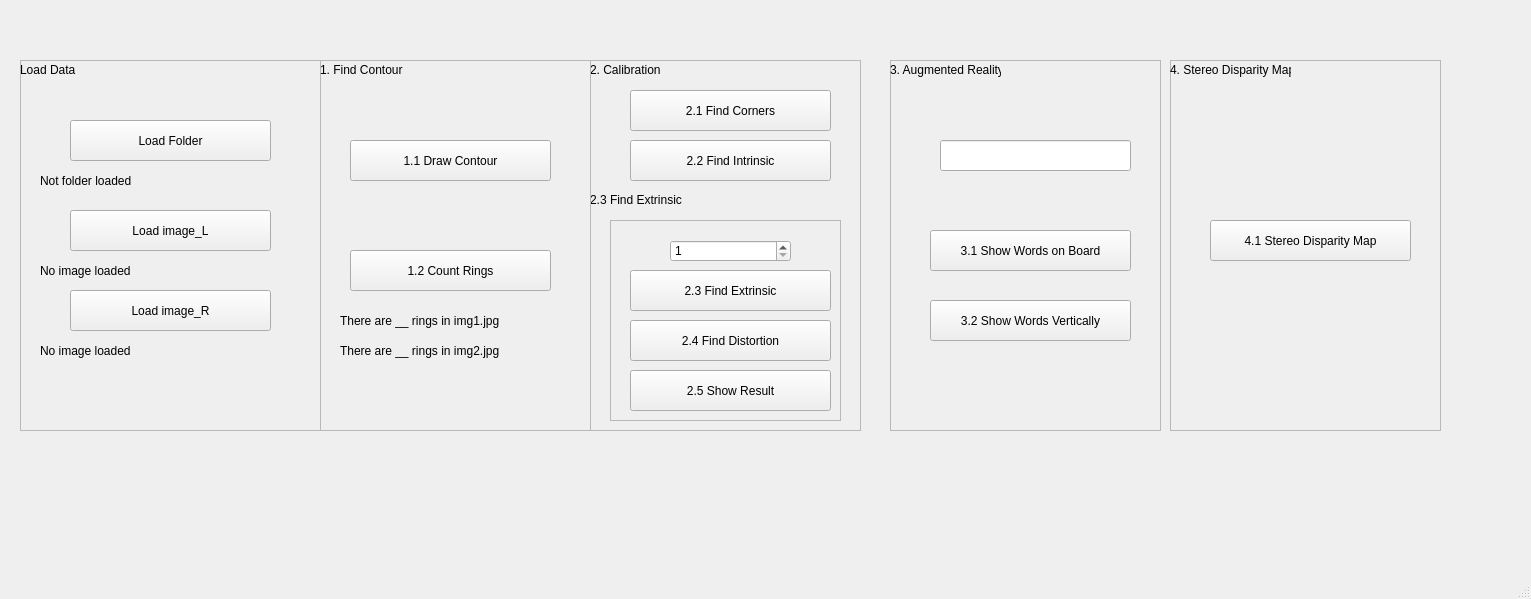
<?xml version="1.0" encoding="UTF-8"?>
<ui version="4.0">
 <class>MainWindow</class>
 <widget class="QMainWindow" name="MainWindow">
  <property name="geometry">
   <rect>
    <x>0</x>
    <y>0</y>
    <width>1531</width>
    <height>599</height>
   </rect>
  </property>
  <property name="windowTitle">
   <string>MainWindow</string>
  </property>
  <widget class="QWidget" name="centralwidget">
   <widget class="QLabel" name="show_file1">
    <property name="geometry">
     <rect>
      <x>530</x>
      <y>460</y>
      <width>391</width>
      <height>21</height>
     </rect>
    </property>
    <property name="text">
     <string/>
    </property>
   </widget>
   <widget class="QFrame" name="frame_3">
    <property name="geometry">
     <rect>
      <x>20</x>
      <y>60</y>
      <width>301</width>
      <height>371</height>
     </rect>
    </property>
    <property name="mouseTracking">
     <bool>false</bool>
    </property>
    <property name="tabletTracking">
     <bool>false</bool>
    </property>
    <property name="frameShape">
     <enum>QFrame::StyledPanel</enum>
    </property>
    <property name="frameShadow">
     <enum>QFrame::Raised</enum>
    </property>
    <widget class="QPushButton" name="Load_Folder_btn">
     <property name="geometry">
      <rect>
       <x>50</x>
       <y>60</y>
       <width>201</width>
       <height>41</height>
      </rect>
     </property>
     <property name="text">
      <string>Load Folder</string>
     </property>
    </widget>
    <widget class="QPushButton" name="Load_imgL_btn">
     <property name="geometry">
      <rect>
       <x>50</x>
       <y>150</y>
       <width>201</width>
       <height>41</height>
      </rect>
     </property>
     <property name="text">
      <string>Load image_L</string>
     </property>
    </widget>
    <widget class="QPushButton" name="Load_imgR_btn">
     <property name="geometry">
      <rect>
       <x>50</x>
       <y>230</y>
       <width>201</width>
       <height>41</height>
      </rect>
     </property>
     <property name="text">
      <string>Load image_R</string>
     </property>
    </widget>
    <widget class="QLabel" name="Load_Data_imgR">
     <property name="geometry">
      <rect>
       <x>20</x>
       <y>280</y>
       <width>271</width>
       <height>21</height>
      </rect>
     </property>
     <property name="text">
      <string>No image loaded</string>
     </property>
    </widget>
    <widget class="QLabel" name="label_3">
     <property name="geometry">
      <rect>
       <x>0</x>
       <y>0</y>
       <width>111</width>
       <height>20</height>
      </rect>
     </property>
     <property name="text">
      <string>Load Data</string>
     </property>
    </widget>
    <widget class="QLabel" name="Load_Data_Folder">
     <property name="geometry">
      <rect>
       <x>20</x>
       <y>110</y>
       <width>271</width>
       <height>21</height>
      </rect>
     </property>
     <property name="text">
      <string>Not folder loaded</string>
     </property>
    </widget>
    <widget class="QLabel" name="Load_Data_imgL">
     <property name="geometry">
      <rect>
       <x>20</x>
       <y>200</y>
       <width>271</width>
       <height>21</height>
      </rect>
     </property>
     <property name="text">
      <string>No image loaded</string>
     </property>
    </widget>
   </widget>
   <widget class="QFrame" name="frame_4">
    <property name="geometry">
     <rect>
      <x>590</x>
      <y>60</y>
      <width>271</width>
      <height>371</height>
     </rect>
    </property>
    <property name="mouseTracking">
     <bool>false</bool>
    </property>
    <property name="tabletTracking">
     <bool>false</bool>
    </property>
    <property name="frameShape">
     <enum>QFrame::StyledPanel</enum>
    </property>
    <property name="frameShadow">
     <enum>QFrame::Raised</enum>
    </property>
    <widget class="QPushButton" name="Ex2_btn1">
     <property name="geometry">
      <rect>
       <x>40</x>
       <y>30</y>
       <width>201</width>
       <height>41</height>
      </rect>
     </property>
     <property name="text">
      <string>2.1 Find Corners</string>
     </property>
    </widget>
    <widget class="QPushButton" name="Ex2_btn2">
     <property name="geometry">
      <rect>
       <x>40</x>
       <y>80</y>
       <width>201</width>
       <height>41</height>
      </rect>
     </property>
     <property name="text">
      <string>2.2 Find Intrinsic</string>
     </property>
    </widget>
    <widget class="QLabel" name="label_4">
     <property name="geometry">
      <rect>
       <x>0</x>
       <y>0</y>
       <width>111</width>
       <height>20</height>
      </rect>
     </property>
     <property name="text">
      <string>2. Calibration</string>
     </property>
    </widget>
    <widget class="QLabel" name="label_7">
     <property name="geometry">
      <rect>
       <x>0</x>
       <y>130</y>
       <width>111</width>
       <height>20</height>
      </rect>
     </property>
     <property name="text">
      <string>2.3 Find Extrinsic</string>
     </property>
    </widget>
    <widget class="QFrame" name="frame">
     <property name="geometry">
      <rect>
       <x>20</x>
       <y>160</y>
       <width>231</width>
       <height>201</height>
      </rect>
     </property>
     <property name="frameShape">
      <enum>QFrame::StyledPanel</enum>
     </property>
     <property name="frameShadow">
      <enum>QFrame::Raised</enum>
     </property>
     <widget class="QPushButton" name="Ex2_btn3">
      <property name="geometry">
       <rect>
        <x>20</x>
        <y>50</y>
        <width>201</width>
        <height>41</height>
       </rect>
      </property>
      <property name="text">
       <string>2.3 Find Extrinsic</string>
      </property>
     </widget>
     <widget class="QPushButton" name="Ex2_btn4">
      <property name="geometry">
       <rect>
        <x>20</x>
        <y>100</y>
        <width>201</width>
        <height>41</height>
       </rect>
      </property>
      <property name="text">
       <string>2.4 Find Distortion</string>
      </property>
     </widget>
     <widget class="QPushButton" name="Ex2_btn5">
      <property name="geometry">
       <rect>
        <x>20</x>
        <y>150</y>
        <width>201</width>
        <height>41</height>
       </rect>
      </property>
      <property name="text">
       <string>2.5 Show Result</string>
      </property>
     </widget>
     <widget class="QSpinBox" name="Ex2_nums">
      <property name="geometry">
       <rect>
        <x>60</x>
        <y>20</y>
        <width>121</width>
        <height>22</height>
       </rect>
      </property>
      <property name="minimum">
       <number>1</number>
      </property>
      <property name="maximum">
       <number>15</number>
      </property>
     </widget>
    </widget>
   </widget>
   <widget class="QFrame" name="frame_5">
    <property name="geometry">
     <rect>
      <x>890</x>
      <y>60</y>
      <width>271</width>
      <height>371</height>
     </rect>
    </property>
    <property name="mouseTracking">
     <bool>false</bool>
    </property>
    <property name="tabletTracking">
     <bool>false</bool>
    </property>
    <property name="frameShape">
     <enum>QFrame::StyledPanel</enum>
    </property>
    <property name="frameShadow">
     <enum>QFrame::Raised</enum>
    </property>
    <widget class="QPushButton" name="Ex3_btn1">
     <property name="geometry">
      <rect>
       <x>40</x>
       <y>170</y>
       <width>201</width>
       <height>41</height>
      </rect>
     </property>
     <property name="text">
      <string>3.1 Show Words on Board</string>
     </property>
    </widget>
    <widget class="QPushButton" name="Ex3_btn2">
     <property name="geometry">
      <rect>
       <x>40</x>
       <y>240</y>
       <width>201</width>
       <height>41</height>
      </rect>
     </property>
     <property name="text">
      <string>3.2 Show Words Vertically</string>
     </property>
    </widget>
    <widget class="QLabel" name="label_5">
     <property name="geometry">
      <rect>
       <x>0</x>
       <y>0</y>
       <width>111</width>
       <height>20</height>
      </rect>
     </property>
     <property name="text">
      <string>3. Augmented Reality</string>
     </property>
    </widget>
    <widget class="QLineEdit" name="Ex3_text">
     <property name="geometry">
      <rect>
       <x>50</x>
       <y>80</y>
       <width>191</width>
       <height>31</height>
      </rect>
     </property>
     <property name="text">
      <string/>
     </property>
    </widget>
   </widget>
   <widget class="QFrame" name="frame_6">
    <property name="geometry">
     <rect>
      <x>1170</x>
      <y>60</y>
      <width>271</width>
      <height>371</height>
     </rect>
    </property>
    <property name="mouseTracking">
     <bool>false</bool>
    </property>
    <property name="tabletTracking">
     <bool>false</bool>
    </property>
    <property name="frameShape">
     <enum>QFrame::StyledPanel</enum>
    </property>
    <property name="frameShadow">
     <enum>QFrame::Raised</enum>
    </property>
    <widget class="QPushButton" name="Ex4_btn1">
     <property name="geometry">
      <rect>
       <x>40</x>
       <y>160</y>
       <width>201</width>
       <height>41</height>
      </rect>
     </property>
     <property name="text">
      <string>4.1 Stereo Disparity Map</string>
     </property>
    </widget>
    <widget class="QLabel" name="label_6">
     <property name="geometry">
      <rect>
       <x>0</x>
       <y>0</y>
       <width>121</width>
       <height>20</height>
      </rect>
     </property>
     <property name="text">
      <string>4. Stereo Disparity Map</string>
     </property>
    </widget>
   </widget>
   <widget class="QFrame" name="frame_2">
    <property name="geometry">
     <rect>
      <x>320</x>
      <y>60</y>
      <width>271</width>
      <height>371</height>
     </rect>
    </property>
    <property name="mouseTracking">
     <bool>false</bool>
    </property>
    <property name="tabletTracking">
     <bool>false</bool>
    </property>
    <property name="frameShape">
     <enum>QFrame::StyledPanel</enum>
    </property>
    <property name="frameShadow">
     <enum>QFrame::Raised</enum>
    </property>
    <widget class="QPushButton" name="Ex1_btn1">
     <property name="geometry">
      <rect>
       <x>30</x>
       <y>80</y>
       <width>201</width>
       <height>41</height>
      </rect>
     </property>
     <property name="text">
      <string>1.1 Draw Contour</string>
     </property>
    </widget>
    <widget class="QPushButton" name="Ex1_btn2">
     <property name="geometry">
      <rect>
       <x>30</x>
       <y>190</y>
       <width>201</width>
       <height>41</height>
      </rect>
     </property>
     <property name="text">
      <string>1.2 Count Rings</string>
     </property>
    </widget>
    <widget class="QLabel" name="label_2">
     <property name="geometry">
      <rect>
       <x>0</x>
       <y>0</y>
       <width>111</width>
       <height>20</height>
      </rect>
     </property>
     <property name="text">
      <string>1. Find Contour</string>
     </property>
    </widget>
    <widget class="QLabel" name="Ex2_text1">
     <property name="geometry">
      <rect>
       <x>20</x>
       <y>250</y>
       <width>221</width>
       <height>21</height>
      </rect>
     </property>
     <property name="text">
      <string>There are __ rings in img1.jpg</string>
     </property>
    </widget>
    <widget class="QLabel" name="Ex2_text2">
     <property name="geometry">
      <rect>
       <x>20</x>
       <y>280</y>
       <width>221</width>
       <height>21</height>
      </rect>
     </property>
     <property name="text">
      <string>There are __ rings in img2.jpg</string>
     </property>
    </widget>
   </widget>
  </widget>
  <widget class="QMenuBar" name="menubar">
   <property name="geometry">
    <rect>
     <x>0</x>
     <y>0</y>
     <width>1531</width>
     <height>21</height>
    </rect>
   </property>
  </widget>
  <widget class="QStatusBar" name="statusbar"/>
 </widget>
 <resources/>
 <connections/>
</ui>
